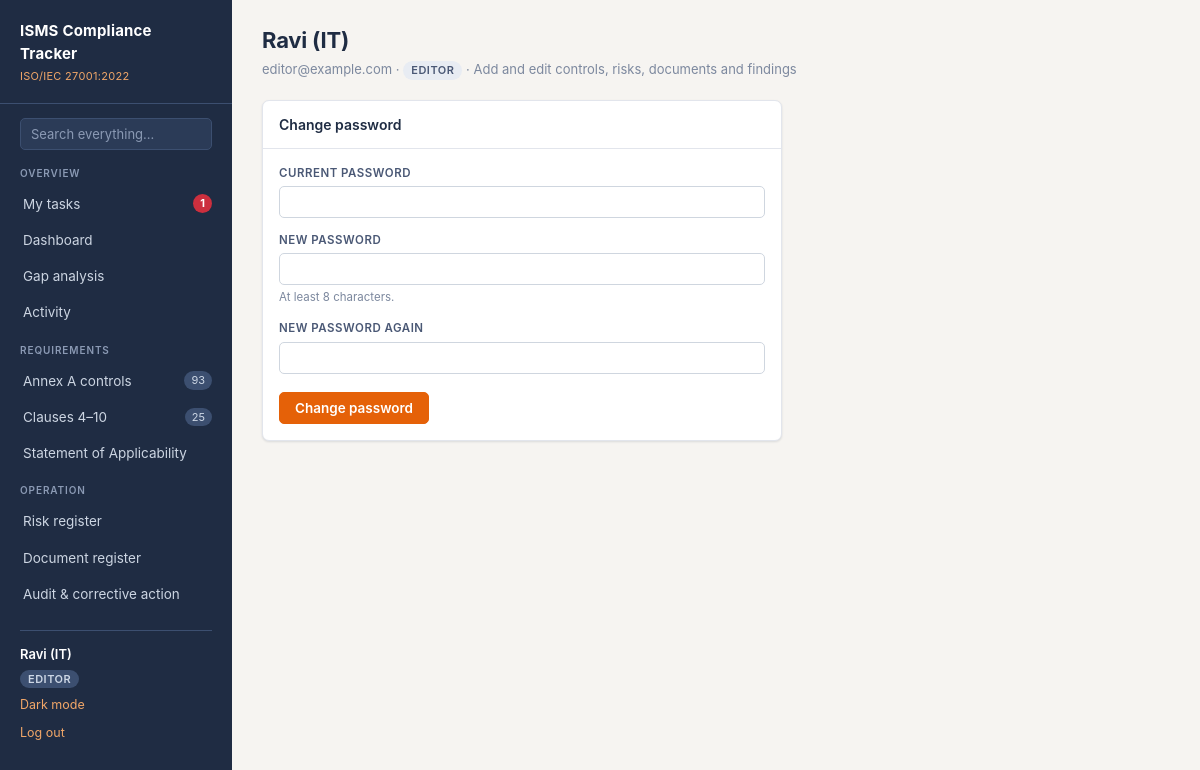
Screenshot of /profile (signed in) with the database file from the repository.
### tables this page shows
CREATE TABLE users (
    id            INTEGER PRIMARY KEY AUTOINCREMENT,
    name          TEXT    NOT NULL,
    email         TEXT    NOT NULL UNIQUE,          -- stored lower-case
    password_hash TEXT    NOT NULL,                 -- werkzeug scrypt hash
    role          TEXT    NOT NULL DEFAULT 'viewer',-- admin|editor|auditor|viewer
    created_at    TEXT    NOT NULL
);

### app.py (the view, shortened to what this page needs)
@app.route("/profile", methods=["GET", "POST"])
def profile():
    error = None
    return render_template("profile.html", error=error), 400 if error else 200

### app.py (called while the page is built)
@app.context_processor
def inject_helpers():
    tasks = db.open_tasks(g.user["id"]) if g.get("user") else []
    return {
        "my_task_count": len(tasks),
        "my_overdue_count": len(db.overdue(tasks)),
        "people": db.people,
        "risk_score": db.risk_score,
        "risk_level": db.risk_level,
        "risk_level_class": db.risk_level_class,
        "status_class": status_class,
        "today": TODAY,
        "can_write": can_write,
        "csrf_token": csrf_token,
        "roles": db.ROLES,
        "field_label": lambda f: db.FIELD_LABELS.get(f, f),
        "activity_url": activity_url,
        "uploads_are_temporary": db.UPLOADS_ARE_TEMPORARY,
        "max_upload_mb": MAX_UPLOAD_BYTES // (1024 * 1024),
    }

def csrf_token():
    if "csrf" not in session:
        session["csrf"] = secrets.token_hex(16)
    return session["csrf"]

### db.py (called while the page is built)
def connect():
    conn = sqlite3.connect(DB_PATH)
    conn.row_factory = sqlite3.Row
    conn.execute("PRAGMA foreign_keys = ON")
    return conn

def query(sql, args=(), one=False):
    conn = connect()
    try:
        cur = conn.execute(sql, args)
        rows = cur.fetchall()
        return (rows[0] if rows else None) if one else rows
    finally:
        conn.close()

def open_tasks(user_id):
    return query(
        """SELECT * FROM (
           SELECT 'control' AS kind, id, ref, title AS what, status, due_date AS due
             FROM controls
            WHERE assignee_id = ? AND applicable = 1
              AND status IN ('Not Started', 'In Progress')
           UNION ALL
           SELECT 'risk', id, ref, asset || ': ' || COALESCE(threat, ''), status, target_date
             FROM risks
            WHERE assignee_id = ? AND status != 'Closed'
           UNION ALL
           SELECT 'finding', id, ref, description, status, due_date
             FROM findings
            WHERE assignee_id = ? AND status != 'Closed'
           )
           ORDER BY due IS NULL, due, ref""",
        (user_id, user_id, user_id),
    )

def overdue(tasks):
    today = TODAY.strftime("%Y-%m-%d")
    return [t for t in tasks if t["due"] and t["due"] < today]

### templates/profile.html (shortened to what this page needs)
{% extends "base.html" %}
{% block content %}
<div class="page-head">
  <div>
    <h1>{{ g.user.name }}</h1>
    <p>{{ g.user.email }} &middot; <span class="role-tag">{{ g.user.role }}</span> &middot; {{ roles[g.user.role] }}</p>
  </div>
</div>
<form method="post"><input type="hidden" name="csrf_token" value="{{ csrf_token() }}">
  <div class="card" style="max-width: 520px">
    <div class="card-head"><h2>Change password</h2></div>
    <div class="card-body">
      <label class="fl" for="current">Current password</label>
      <input type="password" id="current" name="current" required autocomplete="current-password">
      <label class="fl" for="new" style="margin-top: 14px">New password</label>
      <input type="password" id="new" name="new" required minlength="8" autocomplete="new-password">
      <div class="help">At least 8 characters.</div>
      <label class="fl" for="confirm" style="margin-top: 14px">New password again</label>
      <input type="password" id="confirm" name="confirm" required minlength="8" autocomplete="new-password">
      <button class="btn" type="submit" style="margin-top: 18px">Change password</button>
    </div>
  </div>
</form>
{% endblock %}

### templates/base.html (shortened to what this page needs)
<!DOCTYPE html>
<html lang="en">
<head>
<link rel="stylesheet" href="{{ url_for('static', filename='css/style.css') }}">
</head>
<body>
<div class="shell{{ "" if g.user else " no-side" }}">
  {% if g.user %}
  <nav class="sidebar">
    <div class="brand">
      <div class="mark">ISMS Compliance Tracker</div>
      <div class="sub">ISO/IEC 27001:2022</div>
    </div>
    <form class="side-search" method="get" action="{{ url_for('search') }}" role="search">
      <input type="search" name="q" placeholder="Search everything&hellip;" aria-label="Search everything"
             value="{{ request.args.q if request.endpoint == 'search' else '' }}">
    </form>
    <div class="nav-label">Overview</div>
    <a class="nav {{ 'active' if request.endpoint == 'my_tasks' }}" href="{{ url_for('my_tasks') }}">
      My tasks
      {% if my_overdue_count %}
        <span class="count overdue" title="{{ my_overdue_count }} overdue">{{ my_overdue_count }}</span>
      {% elif my_task_count %}
        <span class="count">{{ my_task_count }}</span>
      {% endif %}
    </a>
    <a class="nav {{ 'active' if request.endpoint == 'dashboard' }}" href="{{ url_for('dashboard') }}">Dashboard</a>
    <a class="nav {{ 'active' if request.endpoint == 'gap' }}" href="{{ url_for('gap') }}">Gap analysis</a>
    <a class="nav {{ 'active' if request.endpoint == 'activity' }}" href="{{ url_for('activity') }}">Activity</a>
    <div class="nav-label">Requirements</div>
    <a class="nav {{ 'active' if request.endpoint in ('controls','control_detail') }}" href="{{ url_for('controls') }}">
      Annex A controls <span class="count">93</span>
    </a>
    <a class="nav {{ 'active' if request.endpoint == 'clauses' }}" href="{{ url_for('clauses') }}">
      Clauses 4&ndash;10 <span class="count">25</span>
    </a>
    <a class="nav {{ 'active' if request.endpoint == 'soa' }}" href="{{ url_for('soa') }}">Statement of Applicability</a>
    <div class="nav-label">Operation</div>
    <a class="nav {{ 'active' if request.endpoint in ('risks','risk_form') }}" href="{{ url_for('risks') }}">Risk register</a>
    <a class="nav {{ 'active' if request.endpoint in ('documents','document_form') }}" href="{{ url_for('documents') }}">Document register</a>
    <a class="nav {{ 'active' if request.endpoint in ('audit','finding_form') }}" href="{{ url_for('audit') }}">Audit &amp; corrective action</a>
    <div class="me">
      <a class="me-name" href="{{ url_for('profile') }}">{{ g.user.name }}</a>
      <span class="role-tag">{{ g.user.role }}</span>
      <button class="linklike theme-toggle" type="button" id="theme-toggle">Dark mode</button>
      <form method="post" action="{{ url_for('logout') }}"><input type="hidden" name="csrf_token" value="{{ csrf_token() }}">
        <button class="linklike" type="submit">Log out</button>
      </form>
    </div>
  </nav>
  {% endif %}
  <main class="main">
    {% block content %}{% endblock %}
  </main>
</div>
</body>
</html>

### rows the page displays
users: user.name "Ravi (IT)", user.role "EDITOR", user.email "editor@example.com", role "Add and edit controls, risks, documents and findings"

### other values shown
{{ my_overdue_count }} "1"
